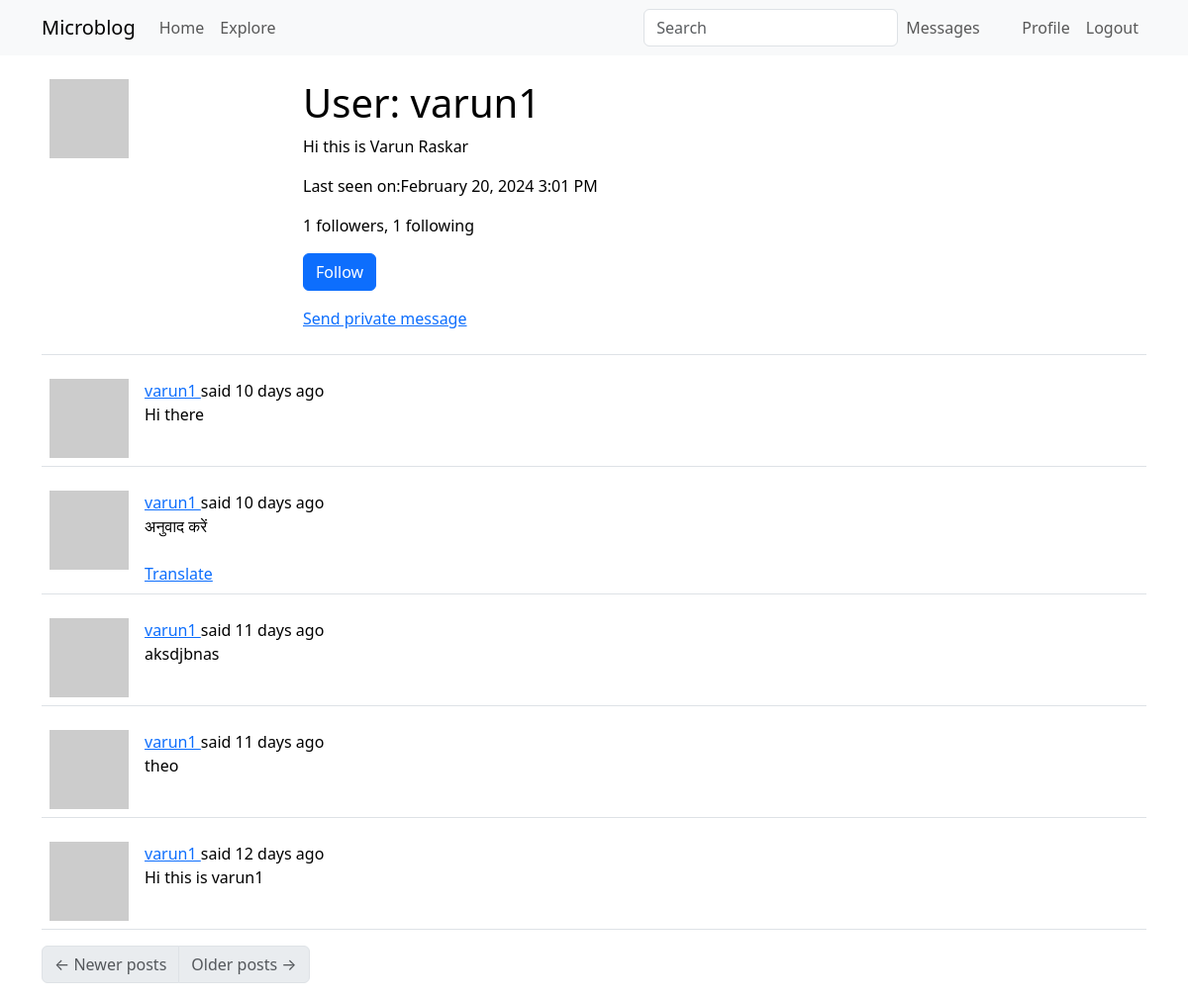
Before: /user/varun1 (signed in) with the older database file.
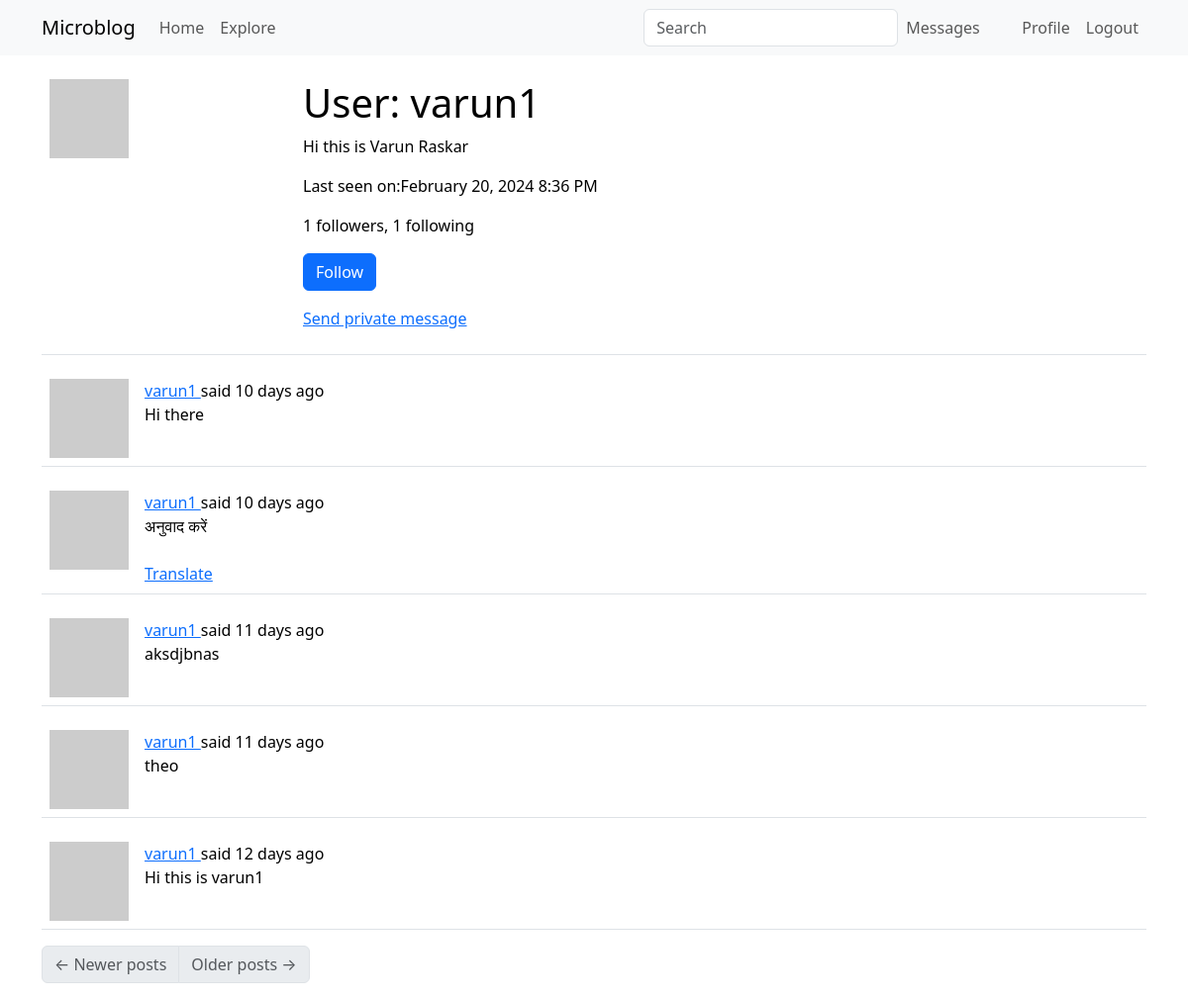
After: the same page with the newer database file.
### app/models.py (models this page shows, shortened)
class User(UserMixin,db.Model):
    id: so.Mapped[int] = so.mapped_column(primary_key=True)
    username: so.Mapped[str] = so.mapped_column(sa.String(64), index=True, unique=True)
    email: so.Mapped[str] = so.mapped_column(sa.String(120), index=True, unique=True)
    password_hash: so.Mapped[Optional[str]] = so.mapped_column(sa.String(256))
    posts: so.WriteOnlyMapped['Post'] = so.relationship(back_populates='author')
    about_me: so.Mapped[Optional[str]] = so.mapped_column(sa.String(140))
    last_seen: so.Mapped[Optional[datetime]] = so.mapped_column(default=lambda: datetime.now(timezone.utc))
    last_message_read_time: so.Mapped[Optional[datetime]]
    messages_sent: so.WriteOnlyMapped['Message'] = so.relationship(foreign_keys='Message.sender_id', back_populates='author')
    messages_received: so.WriteOnlyMapped['Message'] = so.relationship(foreign_keys='Message.recipient_id', back_populates='recipient')
    notifications: so.WriteOnlyMapped['Notification'] = so.relationship(back_populates='user')
    tasks: so.WriteOnlyMapped['Task'] = so.relationship(back_populates='user')
    def avatar(self, size):
        digest = md5(self.email.lower().encode('utf-8')).hexdigest()
        return f'https://www.gravatar.com/avatar/{digest}?d=identicon&s={size}'
    following: so.WriteOnlyMapped['User'] = so.relationship(
        secondary=followers, primaryjoin=(followers.c.follower_id == id),
        secondaryjoin=(followers.c.followed_id == id),
        back_populates='followers')
    followers: so.WriteOnlyMapped['User'] = so.relationship(
        secondary=followers, primaryjoin=(followers.c.followed_id == id),
        secondaryjoin=(followers.c.follower_id == id),
        back_populates='following')
    def is_following(self, user):
        query = self.following.select().where(User.id == user.id)
        return db.session.scalar(query) is not None
    def followers_count(self):
        query = sa.select(sa.func.count()).select_from(self.followers.select().subquery())
        return db.session.scalar(query)
    def following_count(self):
        query = sa.select(sa.func.count()).select_from(self.following.select().subquery())
        return db.session.scalar(query)
    def unread_message_count(self):
        last_read_time = self.last_message_read_time or datetime(1900, 1, 1)
        query = sa.select(Message).where(Message.recipient == self, Message.timestamp > last_read_time)
        return db.session.scalar(sa.select(sa.func.count()).select_from(query.subquery()))
    def get_tasks_in_progress(self):
        query = self.tasks.select().where(Task.complete == False)
        return db.session.scalars(query)

class SearchableMixin(object):
    @classmethod
    def before_commit(cls, session):
        session._changes = {
            'add': list(session.new),
            'update': list(session.dirty),
            'delete': list(session.deleted)
        }
    @classmethod
    def after_commit(cls, session):
        for obj in session._changes['add']:
            if isinstance(obj, SearchableMixin):
                add_to_index(obj.__tablename__, obj)
        for obj in session._changes['update']:
            if isinstance(obj, SearchableMixin):
                add_to_index(obj.__tablename__, obj)
        for obj in session._changes['delete']:
            if isinstance(obj, SearchableMixin):
                remove_from_index(obj.__tablename__, obj)
        session._changes = None

class Post(SearchableMixin, db.Model):
    __searchable__ = ['body']
    id: so.Mapped[int] = so.mapped_column(primary_key=True)
    body: so.Mapped[str] = so.mapped_column(sa.String(140))
    timestamp: so.Mapped[datetime] = so.mapped_column(index=True, default=lambda: datetime.now(timezone.utc))
    user_id: so.Mapped[int] = so.mapped_column(sa.ForeignKey(User.id),index=True)
    author: so.Mapped[User] = so.relationship(back_populates='posts')
    language: so.Mapped[Optional[str]] = so.mapped_column(sa.String(5))

### app/main/routes.py (the view)
@bp.route('/user/<username>')
@login_required
def user(username):
    user = db.first_or_404(sa.select(User).where(User.username == username))
    page = request.args.get('page', 1, type=int)
    query = user.posts.select().order_by(Post.timestamp.desc())
    posts = db.paginate(query, page=page,per_page=current_app.config['POSTS_PER_PAGE'],error_out=False)
    next_url = url_for('main.user', username=user.username, page=posts.next_num) if posts.has_next else None
    prev_url = url_for('main.user', username=user.username, page=posts.prev_num) if posts.has_prev else None
    form = EmptyForm()
    return render_template('user.html', user=user, posts=posts.items, next_url=next_url, prev_url=prev_url, form=form)

### app/main/forms.py
class SearchForm(FlaskForm):
    q = StringField(_l('Search'), validators=[DataRequired()])
    def __init__(self, *args, **kwargs):
        if 'formdata' not in kwargs:
            kwargs['formdata'] = request.args
        if 'meta' not in kwargs:
            kwargs['meta'] = {'csrf': False}
        super(SearchForm, self).__init__(*args, **kwargs)

class EmptyForm(FlaskForm):
    submit = SubmitField('Submit')

### app/__init__.py (called while the page is built)
def get_locale():
    return request.accept_languages.best_match(current_app.config['LANGUAGES'])

### app/main/routes.py (called while the page is built)
@bp.before_app_request
def before_request():
    if current_user.is_authenticated:
        current_user.last_seen = datetime.utcnow()
        db.session.commit()
        g.search_form = SearchForm()
    g.locale = str(get_locale())

@bp.before_request
def before_request():
    if current_user.is_authenticated:
        current_user.last_seen = datetime.now(timezone.utc)
        db.session.commit()
    g.locale = str(get_locale())

### app/models.py (called while the page is built)
@login.user_loader
def load_user(id):
    return db.session.get(User, int(id))

### app/templates/user.html (shortened to what this page needs)
{% extends "base.html" %}
{% block content %}
    <table class="table table-hover">
        <tr>
            <td width="256px"><img src="{{ user.avatar(256) }}"></td>
            <td>
                <h1>{{_('User:')}} {{ user.username }}</h1>
                {% if user.about_me %}<p>{{ user.about_me }}</p>{% endif %}
                {% if user.last_seen %}<p>{{_('Last seen on')}}:{{ moment(user.last_seen).format('LLL') }}</p>{% endif %}
                <p>{{ _('%(count)d followers', count=user.followers_count()) }}, {{ _('%(count)d following', count=user.following_count()) }}</p>
                {% if user == current_user %}
                <p><a href="{{ url_for('main.edit_profile') }}">{{_('Edit your profile')}} </a></p>
                <!-- {% if not current_user.get_task_in_progress('export_posts') %}
                <p><a href="{{ url_for('main.export_posts') }}">{{ _('Export your posts') }}</a></p>
                {% endif %} -->
                {% elif not current_user.is_following(user) %}
                <p>
                    <form action="{{ url_for('main.follow', username=user.username) }}" method="post">
                        {{ form.submit(value=_('Follow'), class_='btn btn-primary') }}
                    </form>
                </p>
                {% endif %}
                {% if user != current_user %}
                <p><a href="{{ url_for('main.send_message', recipient=user.username) }}">{{ _('Send private message') }}</a></p>
                {% endif %}
            </td>
        </tr>
    </table>
    {% for post in posts %}
        {% include '_post.html' %}
    {% endfor %}
    <nav aria-label="Post navigation">
        <ul class="pagination">
            <li class="page-item{% if not prev_url %} disabled{% endif %}">
                <a class="page-link" href="{{ prev_url }}">
                    <span aria-hidden="true">&larr;</span> {{_('Newer posts')}}
                </a>
            </li>
            <li class="page-item{% if not next_url %} disabled{% endif %}">
                <a class="page-link" href="{{ next_url }}">
                    {{ _('Older posts') }} <span aria-hidden="true">&rarr;</span>
                </a>
            </li>
        </ul>
    </nav>
{% endblock %}

### app/templates/base.html (shortened to what this page needs)
<!doctype html>
<html lang="en">
  <head>
    <link
        href="https://cdn.jsdelivr.net/npm/bootstrap@5.3.2/dist/css/bootstrap.min.css"
        rel="stylesheet"
>
  </head>
  <body>
    <nav class="navbar navbar-expand-lg bg-body-tertiary">
      <div class="container">
        <a class="navbar-brand" href="{{ url_for('main.index') }}">Microblog</a>
        <div class="collapse navbar-collapse" id="navbarSupportedContent">
          <ul class="navbar-nav me-auto mb-2 mb-lg-0">
            <li class="nav-item">
              <a class="nav-link" aria-current="page" href="{{ url_for('main.index') }}">{{_('Home')}}</a>
            </li>
            <li class="nav-item">
              <a class="nav-link" aria-current="page" href="{{ url_for('main.explore') }}">{{_('Explore')}}</a>
            </li>
          </ul>
          {% if g.search_form %}
            <form class="navbar-form navbar-left" method="get"action="{{ url_for('main.search') }}">
                <div class="form-group">
                  {{ g.search_form.q(size=20, class='form-control',placeholder=g.search_form.q.label.text) }}
                </div>
            </form>
          {% endif %}
          <ul class="navbar-nav mb-2 mb-lg-0">
            {% if current_user.is_anonymous %}
              <li class="nav-item">
                <a class="nav-link" aria-current="page" href="{{ url_for('auth.login') }}">{{_('Login')}}</a>
              </li>
            {% else %}
            <li class="nav-item">
              <a class="nav-link" aria-current="page" href="{{ url_for('main.messages') }}">{{ _('Messages') }}
                {% set unread_message_count = current_user.unread_message_count() %}
              </a>
            </li>
              <li class="nav-item">
                <a class="nav-link" aria-current="page" href="{{ url_for('main.user', username=current_user.username) }}">{{_('Profile')}}</a>
              </li>
              <li class="nav-item">
                <a class="nav-link" aria-current="page" href="{{ url_for('auth.logout') }}">{{_('Logout')}}</a>
              </li>
            {% endif %}
          </ul>
        </div>
      </div>
    </nav>
    <div class="container mt-3">
      {% block content %}{% endblock %}
    </div>
  </body>
</html>

### app/templates/_post.html (shortened to what this page needs)
<table class="table table-hover">
    <tr>
        <td width="70px">
            <a href="{{ url_for('main.user', username=post.author.username) }}">
                <img src="{{ post.author.avatar(70) }}" />
            </a>
        </td>
        <td>
            {{ _('%(username)s said %(when)s',
                username=user_link, when=moment(post.timestamp).fromNow()) }}
            <br>
            <span id="post{{ post.id }}">{{ post.body }}</span>
                {% if post.language and post.language != g.locale %}
                <br><br>
                <span id="translation{{ post.id }}">
                    <a href="javascript:translate(
                                'post{{ post.id }}',
                                'translation{{ post.id }}',
                                '{{ post.language }}',
                                '{{ g.locale }}');">{{ _('Translate') }}</a>
                </span>
                {% endif %}
        </td>
    </tr>
</table>

Changed rows visible on the page:
changed User "varun1": last_seen "February 20, 2024 3:01 PM" → "February 20, 2024 8:36 PM"
